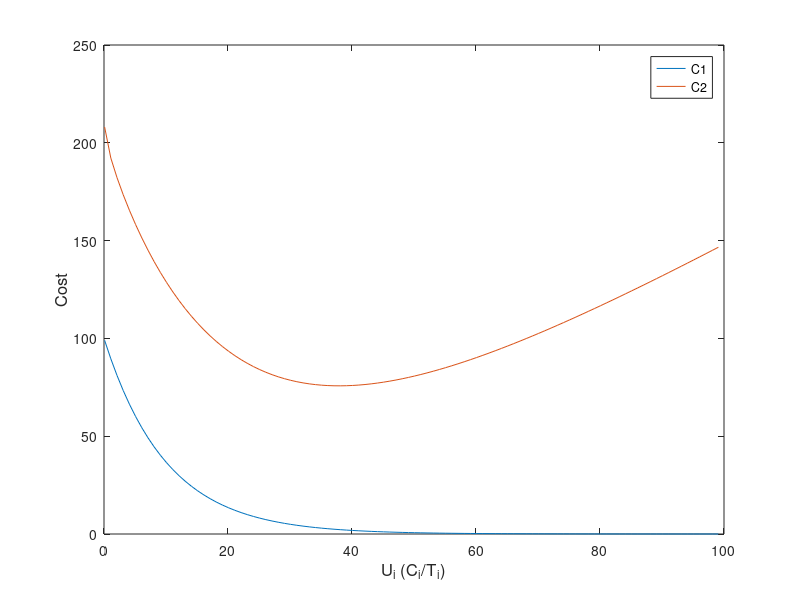
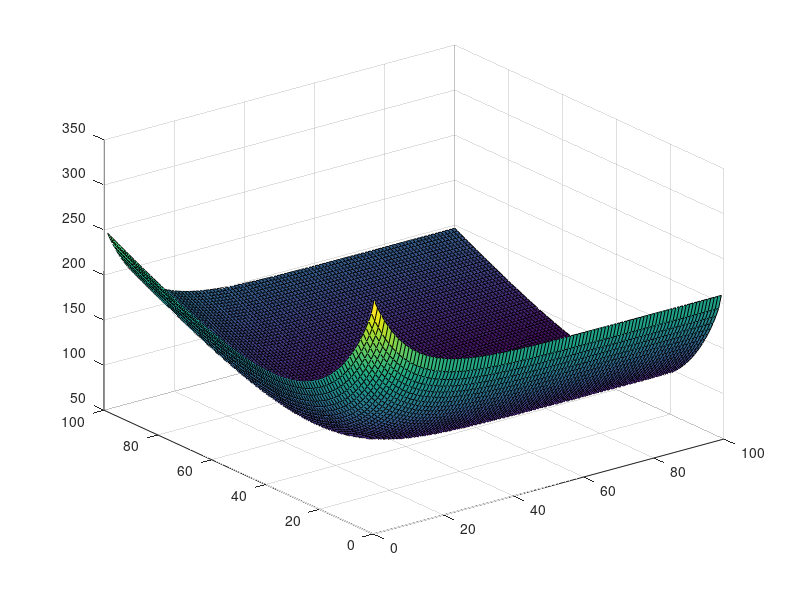

Write the MATLAB code that produced these figures, in order.
% This experiment explores what could happen for adding two cost function
% together.

%syms x
%f = symfun([x^2, x^4], x);

close all;

%%
figure(1)
t1 = 0.1:1:100;

x = 100 * exp(1) .^(-t1 ./ 10);
plot(t1, x)
hold on;

t2 = 0.1:1:100;
y = 200 * exp(1) .^(-t2 ./ 20) + t2.^1.1 - 3*log(t2 ./ 2);
plot(t2, y)


xrep = repmat(x, [size(y,2), 1]);
y = y';
yrep = repmat(y, [1, size(x, 2)]);
legend('C1','C2')
xlabel('U_i ({C_i}/{T_i})','FontSize',12);
ylabel('Cost','FontSize',12)

%%
figure(2)
z = xrep + yrep;
surf(z)

